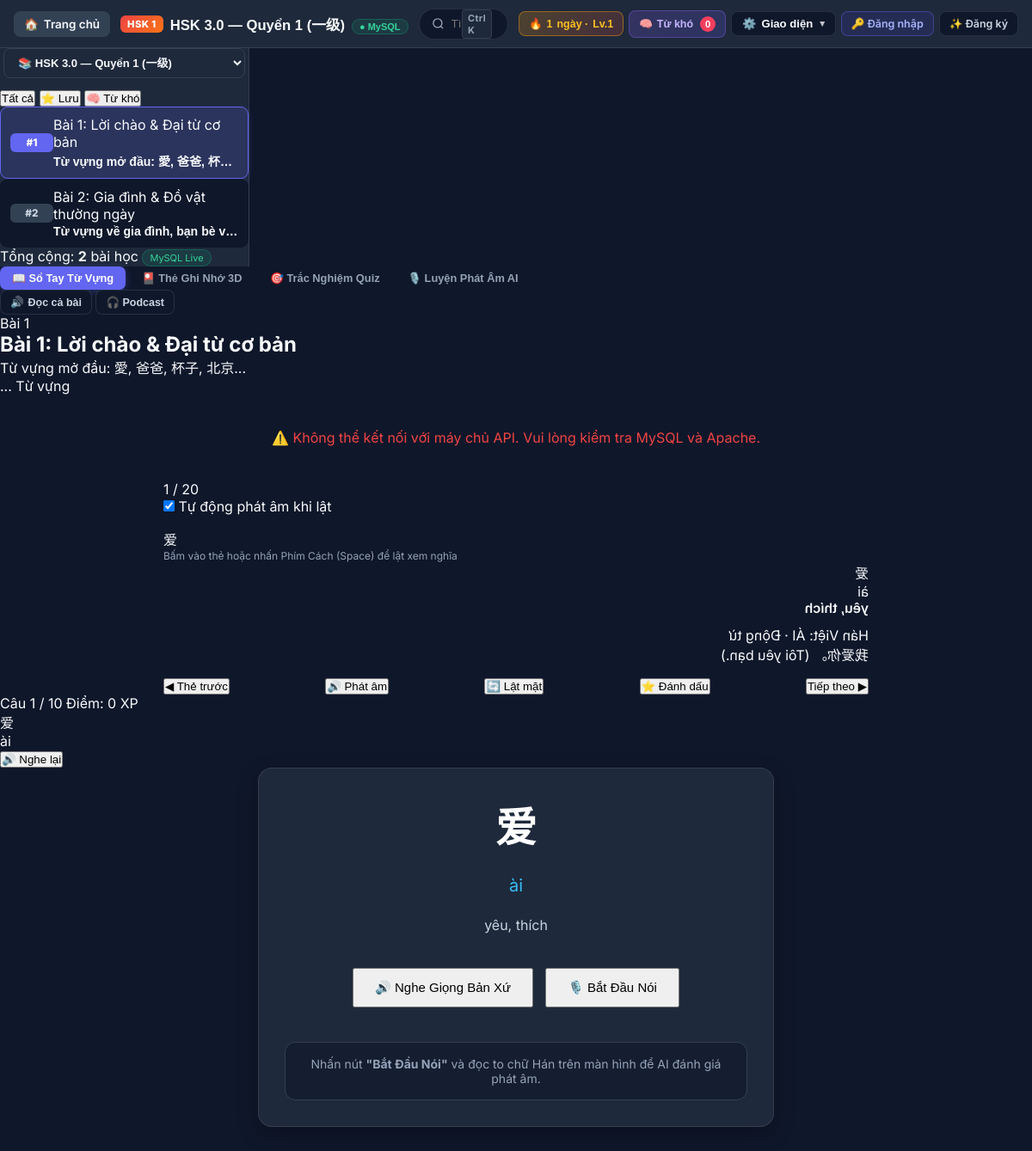
The page /word_learning.php on the database its author committed.
### tables this page shows
CREATE TABLE IF NOT EXISTS `books` (
  `id` INT AUTO_INCREMENT PRIMARY KEY,
  `book_code` VARCHAR(50) NOT NULL UNIQUE,
  `title` VARCHAR(255) NOT NULL,
  `level` VARCHAR(50) NOT NULL DEFAULT 'HSK 1',
  `badge` VARCHAR(50) DEFAULT 'CẤP ĐỘ 1',
  `color` VARCHAR(20) DEFAULT '#ef4444',
  `description` TEXT DEFAULT NULL,
  `sort_order` INT NOT NULL DEFAULT 0,
  `created_at` DATETIME NOT NULL DEFAULT CURRENT_TIMESTAMP
);

CREATE TABLE IF NOT EXISTS `units` (
  `id` INT AUTO_INCREMENT PRIMARY KEY,
  `book_id` INT NOT NULL,
  `unit_number` INT NOT NULL,
  `title` VARCHAR(255) NOT NULL,
  `description` TEXT DEFAULT NULL,
  `sort_order` INT NOT NULL DEFAULT 0,
  `created_at` DATETIME NOT NULL DEFAULT CURRENT_TIMESTAMP,
  CONSTRAINT `fk_units_book` FOREIGN KEY (`book_id`) REFERENCES `books` (`id`) ON DELETE CASCADE
);

### includes/helpers.php (called while the page is built, shortened)
<?php
function e(?string $string): string {
    return htmlspecialchars($string ?? '', ENT_QUOTES, 'UTF-8');
}
function get(string $key, $default = '') {
    return isset($_GET[$key]) ? trim((string)$_GET[$key]) : $default;
}

### includes/auth.php (called while the page is built, shortened)
<?php
function is_logged_in(): bool {
    return !empty($_SESSION['user']) && !empty($_SESSION['user']['id']);
}

### word_learning.php (the view, shortened to what this page needs)
<?php
require_once __DIR__ . '/includes/auth.php';
require_once __DIR__ . '/includes/helpers.php';
$pdo = getDbConnection();
$isLoggedIn = is_logged_in();
$currentUser = current_user();
$stmtBooks = $pdo->query("SELECT id, book_code, title, level, badge, color, description FROM books ORDER BY sort_order ASC, id ASC");
$books = $stmtBooks->fetchAll();
$currentBookId = (int)get('book_id', $books[0]['id']);
$currentBook = null;
foreach ($books as $b) {
    if ((int)$b['id'] === $currentBookId) {
        $currentBook = $b;
        break;
    }
}
$stmtUnits = $pdo->prepare("SELECT id, book_id, unit_number, title, description FROM units WHERE book_id = ? ORDER BY sort_order ASC, unit_number ASC");
$stmtUnits->execute([$currentBookId]);
$units = $stmtUnits->fetchAll();
$currentUnitId = (int)get('unit_id', !empty($units) ? $units[0]['id'] : 0);
$currentUnit = null;
foreach ($units as $u) {
    if ((int)$u['id'] === $currentUnitId) {
        $currentUnit = $u;
        break;
    }
}
$userStats = [
    'streak_count' => 1,
    'total_xp' => 50,
    'level' => 1,
    'total_favorites' => 0,
    'total_difficult' => 0,
    'total_mastered' => 0
];
?>
<!DOCTYPE html>
<html lang="vi">
<head>
    <link rel="stylesheet" href="word_learning.css">
</head>
<body>
    <header class="wl-header">
        <div class="wl-header-left">
            <a href="index.php" class="back-home-btn" title="Về Trang Chủ">
                <span class="home-icon">🏠</span>
                <span class="hide-xs">Trang chủ</span>
            </a>
            <div class="brand-title">
                <div class="brand-badge"><?= e($currentBook['level']) ?></div>
                <h1><?= e($currentBook['title']) ?> <span class="sync-badge">● MySQL</span></h1>
            </div>
        </div>
        <div class="wl-header-Center">
            <div class="global-search-box">
                <svg width="15" height="15" viewBox="0 0 24 24" fill="none" stroke="currentColor" stroke-width="2.2">
                    <circle cx="11" cy="11" r="8"/><path d="m21 21-4.3-4.3"/>
                </svg>
                <input type="text" id="globalWordSearch" placeholder="Tìm từ vựng trong CSDL MySQL (Chữ Hán, Pinyin, nghĩa)...">
                <kbd class="search-kbd-hint hide-sm">Ctrl K</kbd>
            </div>
        </div>
        <div class="wl-header-right">
            <button id="btnBadgesModal" class="action-pill streak-pill" title="Xem chuỗi ngày học & huy hiệu thành tích">
                🔥 <span id="hdrStreakCount"><?= $userStats['streak_count'] ?></span> ngày · <span id="hdrUserLevel">Lv.<?= $userStats['level'] ?></span>
            </button>
            <button id="btnSrsQuickReview" class="action-pill srs-pill" title="Hộp từ khó (Spaced Repetition) - Xem các từ cần ôn tập">
                🧠 <span class="hide-sm">Từ khó</span> <span class="srs-count-badge" id="hdrSrsCount"><?= $userStats['total_difficult'] ?></span>
            </button>
            <div class="settings-menu-wrapper" id="settingsMenuWrapper">
                <button id="btnOpenSettings" class="action-pill settings-pill" title="Cài đặt giao diện & công cụ học tập">
                    ⚙️ <span class="hide-sm">Giao diện</span> <span class="settings-caret">▾</span>
                </button>
            </div>
            <?php if ($isLoggedIn): ?>
                <?php if (is_admin()): ?>
                    <a href="admin/index.php" class="action-pill admin-pill" title="Truy cập Trang Quản Trị Hệ Thống">
                        👑 <span class="hide-xs">Quản Trị</span>
                    </a>
                <?php endif; ?>
                <div class="action-pill auth-pill" title="Tài khoản đang đăng nhập">
                    👤 <span class="hide-xs"><?= e($currentUser['full_name']) ?></span>
                </div>
                <a href="logout.php" class="action-pill" style="color:#ef4444;" title="Đăng xuất khỏi hệ thống">
                    🚪
                </a>
            <?php else: ?>
                <a href="login.php" class="action-pill auth-pill" title="Đăng nhập để lưu tiến độ học tập">
                    🔑 Đăng nhập
                </a>
                <a href="register.php" class="action-pill" title="Đăng ký tài khoản">
                    ✨ Đăng ký
                </a>
            <?php endif; ?>
        </div>
    </header>
    <main class="wl-main">
        <aside class="wl-sidebar" id="wlSidebar">
            <div class="sidebar-header">
                <div class="book-dropdown-wrap">
                    <select id="bookSelector" class="book-select" onchange="switchBook(this.value)">
                        <?php foreach ($books as $b): ?>
                            <option value="<?= $b['id'] ?>" <?= $b['id'] == $currentBookId ? 'selected' : '' ?>>
                                📚 <?= e($b['title']) ?>
                            </option>
                        <?php endforeach; ?>
                    </select>
                </div>
                <div class="unit-filter-tabs">
                    <button class="uf-tab active" data-filter="all">Tất cả</button>
                    <button class="uf-tab" data-filter="star">⭐ Lưu</button>
                    <button class="uf-tab" data-filter="srs">🧠 Từ khó</button>
                </div>
            </div>
            <div class="units-list" id="unitsListContainer">
                <?php if (empty($units)): ?>
                    <div style="padding: 20px; text-align: center; color: #94a3b8; font-size: 13px;">
                        Chưa có bài học nào trong giáo trình này.<br>
                        <a href="admin/books.php" style="color: #6366f1; margin-top: 8px; display: inline-block;">+ Thêm bài học mới</a>
                    </div>
                <?php else: ?>
                    <?php foreach ($units as $u): ?>
                        <div class="unit-item <?= $u['id'] == $currentUnitId ? 'active' : '' ?>"
                             data-unit-id="<?= $u['id'] ?>"
                             data-unit-num="<?= $u['unit_number'] ?>"
                             onclick="selectUnit(<?= $u['id'] ?>, <?= $u['unit_number'] ?>)">
                            <div class="ui-num">#<?= $u['unit_number'] ?></div>
                            <div class="ui-info">
                                <div class="ui-title"><?= e($u['title']) ?></div>
                                <div class="ui-range"><?= e($u['description'] ?: 'Học liệu bài ' . $u['unit_number']) ?></div>
                            </div>
                        </div>
                    <?php endforeach; ?>
                <?php endif; ?>
            </div>
            <div class="sidebar-footer-stat">
                <span>Tổng cộng: <strong id="sidebarUnitCount"><?= count($units) ?></strong> bài học</span>
                <span class="sync-badge">MySQL Live</span>
            </div>
        </aside>
        <section class="wl-content">
            <div class="study-mode-bar">
                <div class="sm-tabs-group">
                    <button class="sm-tab active" data-mode="memory" id="tabModeMemory">
                        📖 Sổ Tay Từ Vựng
                    </button>
                    <button class="sm-tab" data-mode="flashcard" id="tabModeFlashcard">
                        🎴 Thẻ Ghi Nhớ 3D
                    </button>
                    <button class="sm-tab" data-mode="quiz" id="tabModeQuiz">
                        🎯 Trắc Nghiệm Quiz
                    </button>
                    <button class="sm-tab" data-mode="shadowing" id="tabModeShadowing">
                        🎙️ Luyện Phát Âm AI
                    </button>
                </div>
                <div class="sm-actions-group">
                    <button class="action-pill" id="btnToggleSpeakAll" title="Đọc toàn bộ từ vựng trong bài tự động">
                        🔊 <span id="lblSpeakAll">Đọc cả bài</span>
                    </button>
                    <button class="action-pill" id="btnOpenPodcast" title="Mở thanh Podcast rảnh tay">
                        🎧 Podcast
                    </button>
                </div>
            </div>
            <div class="mode-pane active" id="paneMemory">
                <div class="unit-hero-card">
                    <div class="uh-left">
                        <span class="uh-badge" id="heroUnitBadge">Bài <?= $currentUnit ? $currentUnit['unit_number'] : 1 ?></span>
                        <h2 class="uh-title" id="heroUnitTitle"><?= e($currentUnit ? $currentUnit['title'] : 'Đang tải...') ?></h2>
                        <p class="uh-desc" id="heroUnitDesc"><?= e($currentUnit ? $currentUnit['description'] : '') ?></p>
                    </div>
                    <div class="uh-stats">
                        <div class="uh-stat-box">
                            <span class="uh-stat-num" id="heroWordCount">...</span>
                            <span class="uh-stat-lbl">Từ vựng</span>
                        </div>
                    </div>
                </div>
                <div class="words-grid-wrapper" id="wordsGridWrapper">
                </div>
            </div>
            <div class="mode-pane" id="paneFlashcard">
                <div class="fc-workspace">
                    <div class="fc-toolbar">
                        <div class="fc-counter" id="fcCounter">1 / 20</div>
                        <div class="fc-options">
                            <label><input type="checkbox" id="fcAutoSpeakCheck" checked> Tự động phát âm khi lật</label>
                        </div>
                    </div>
                    <div class="fc-stage">
                        <div class="fc-card" id="flashcardBox" onclick="flipFlashcard()">
                            <div class="fc-inner" id="fcCardInner">
                                <div class="fc-front">
                                    <div class="fc-hz" id="fcFrontHz">爱</div>
                                    <div class="fc-hint">Bấm vào thẻ hoặc nhấn Phím Cách (Space) để lật xem nghĩa</div>
                                </div>
                                <div class="fc-back">
                                    <div class="fc-back-hz" id="fcBackHz">爱</div>
                                    <div class="fc-py" id="fcBackPy">ài</div>
                                    <div class="fc-meaning" id="fcBackVn">yêu, thích</div>
                                    <div class="fc-hanviet" id="fcBackHanViet">Hán Việt: ÁI · Động từ</div>
                                    <div class="fc-ex" id="fcBackEx">我爱你。 (Tôi yêu bạn.)</div>
                                </div>
                            </div>
                        </div>
                    </div>
                    <div class="fc-controls">
                        <button class="fc-btn fc-btn-prev" onclick="prevFlashcard()">◀ Thẻ trước</button>
                        <button class="fc-btn fc-btn-speak" onclick="speakCurrentFc()">🔊 Phát âm</button>
                        <button class="fc-btn fc-btn-flip" onclick="flipFlashcard()">🔄 Lật mặt</button>
                        <button class="fc-btn fc-btn-star" id="btnFcStar" onclick="toggleCurrentWordStar()">⭐ Đánh dấu</button>
                        <button class="fc-btn fc-btn-next" onclick="nextFlashcard()">Tiếp theo ▶</button>
                    </div>
                </div>
            </div>
            <div class="mode-pane" id="paneQuiz">
                <div class="quiz-container">
                    <div class="quiz-header-row">
                        <span id="quizCounterText">Câu 1 / 10</span>
                        <span id="quizScoreText">Điểm: 0 XP</span>
                    </div>
                    <div class="quiz-card">
                        <div class="quiz-prompt-hz" id="quizWord">爱</div>
                        <div class="quiz-prompt-py" id="quizPinyin">ài</div>
                        <button class="quiz-audio-btn" onclick="speakQuizWord()">🔊 Nghe lại</button>
                    </div>
                </div>
            </div>
            <div class="mode-pane" id="paneShadowing">
                <div class="shad-workspace">
                    <div class="shad-card" style="text-align: center; max-width: 600px; margin: 0 auto; padding: 30px;">
                        <div style="font-size: 48px; font-weight: 800; color: #fff; margin-bottom: 8px;" id="shadCurrentHz">爱</div>
                        <div style="font-size: 20px; color: #38bdf8; margin-bottom: 8px;" id="shadCurrentPy">ài</div>
                        <div style="font-size: 16px; color: #cbd5e1; margin-bottom: 24px;" id="shadCurrentVn">yêu, thích</div>
                        <div style="display: flex; justify-content: center; gap: 14px; margin-bottom: 24px;">
                            <button class="btn-pill btn-primary" onclick="speakCurrentWord()" style="padding: 12px 24px; font-size: 15px;">
                                🔊 Nghe Giọng Bản Xứ
                            </button>
                            <button class="btn-pill btn-secondary" id="btnRecordMic" onclick="toggleVoiceRecord()" style="padding: 12px 24px; font-size: 15px;">
                                🎙️ Bắt Đầu Nói
                            </button>
                        </div>
                        <div id="shadResultBox" style="background: rgba(15,23,42,0.6); padding: 16px; border-radius: 12px; border: 1px solid #334155; font-size: 14px; color: #94a3b8;">
                            Nhấn nút <strong>"Bắt Đầu Nói"</strong> và đọc to chữ Hán trên màn hình để AI đánh giá phát âm.
                        </div>
                    </div>
                </div>
            </div>
        </section>
    </main>
</body>
</html>

### word_learning.php (style rules this page uses)
.auth-pill { background: rgba(79, 70, 229, 0.15) !important; border: 1px solid rgba(99, 102, 241, 0.4) !important; color: #a5b4fc !important; font-weight: 600; }
.sync-badge { display: inline-flex; align-items: center; gap: 4px; font-size: 11px; color: #34d399; background: rgba(16, 185, 129, 0.12); padding: 2px 8px; border-radius: 999px; border: 1px solid rgba(16, 185, 129, 0.3); }
.book-dropdown-wrap { margin-bottom: 12px; padding: 0 4px; }
.book-select { width: 100%; background: #1e293b; color: #f8fafc; border: 1px solid #334155; padding: 8px 12px; border-radius: 8px; font-size: 13px; font-weight: 600; cursor: pointer; outline: none; }

### rows shown on the page
books: level "HSK 1", title "HSK 3.0 — Quyển 1 (一级)"
units: unit_number "1", title "Bài 1: Lời chào & Đại từ cơ bản", description "Từ vựng mở đầu: 愛, 爸爸, 杯…", description "Từ vựng mở đầu: 愛, 爸爸, 杯子, 北京..."
units: unit_number "2", title "Bài 2: Gia đình & Đồ vật thường ngày", description "Từ vựng về gia đình, bạn bè v…"

### other values the page prints
$userStats['streak_count'] "1"
$userStats['level'] "1"
$userStats['total_difficult'] "0"
count($units) "2"
